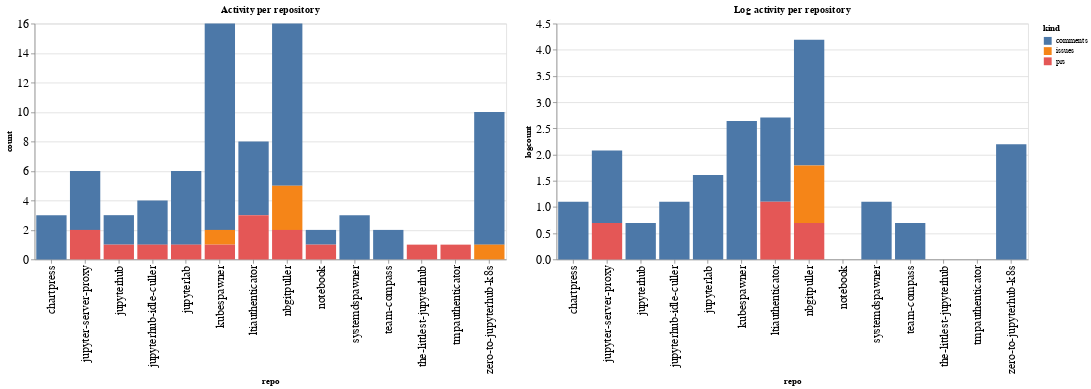

Here is the notebook cell this chart was saved with:
### Code cell
ch1 = alt.Chart(repo_summaries, width=600, title="Activity per repository").mark_bar().encode(
    x='repo',
    y='count',
    color='kind',
    tooltip="kind"
)

ch2 = alt.Chart(repo_summaries, width=600, title="Log activity per repository").mark_bar().encode(
    x='repo',
    y='logcount',
    color='kind',
    tooltip="kind"
)

ch1 | ch2

### Figure 1 — Vega-Lite specification as saved in the notebook (floating-point values rounded to 4 significant figures)
{"config": {"axisLeft": {"labelFontSize": 15}, "axisBottom": {"labelFontSize": 15}}, "hconcat": [{"mark": "bar", "encoding": {"color": {"type": "nominal", "field": "kind"}, "tooltip": {"type": "nominal", "field": "kind"}, "x": {"type": "nominal", "field": "repo"}, "y": {"type": "quantitative", "field": "count"}}, "title": "Activity per repository", "width": 600}, {"mark": "bar", "encoding": {"color": {"type": "nominal", "field": "kind"}, "tooltip": {"type": "nominal", "field": "kind"}, "x": {"type": "nominal", "field": "repo"}, "y": {"type": "quantitative", "field": "logcount"}}, "title": "Log activity per repository", "width": 600}], "data": {"name": "data-fcc1d96bed0dca783c58b940b6870502"}, "$schema": "https://vega.github.io/schema/vega-lite/v4.8.1.json", "datasets": {"data-fcc1d96bed0dca783c58b940b6870502": [{"repo": "chartpress", "kind": "comments", "count": 3, "logcount": 1.099}, {"repo": "jupyter-server-proxy", "kind": "comments", "count": 4, "logcount": 1.386}, {"repo": "jupyter-server-proxy", "kind": "prs", "count": 2, "logcount": 0.6931}, {"repo": "jupyterhub", "kind": "comments", "count": 2, "logcount": 0.6931}, {"repo": "jupyterhub", "kind": "prs", "count": 1, "logcount": 0.0}, {"repo": "jupyterhub-idle-culler", "kind": "comments", "count": 3, "logcount": 1.099}, {"repo": "jupyterhub-idle-culler", "kind": "prs", "count": 1, "logcount": 0.0}, {"repo": "jupyterlab", "kind": "comments", "count": 5, "logcount": 1.609}, {"repo": "jupyterlab", "kind": "prs", "count": 1, "logcount": 0.0}, {"repo": "kubespawner", "kind": "comments", "count": 14, "logcount": 2.639}, {"repo": "kubespawner", "kind": "issues", "count": 1, "logcount": 0.0}, {"repo": "kubespawner", "kind": "prs", "count": 1, "logcount": 0.0}, {"repo": "ltiauthenticator", "kind": "comments", "count": 5, "logcount": 1.609}, {"repo": "ltiauthenticator", "kind": "prs", "count": 3, "logcount": 1.099}, {"repo": "nbgitpuller", "kind": "comments", "count": 11, "logcount": 2.398}, {"repo": "nbgitpuller", "kind": "issues", "count": 3, "logcount": 1.099}, {"repo": "nbgitpuller", "kind": "prs", "count": 2, "logcount": 0.6931}, {"repo": "notebook", "kind": "comments", "count": 1, "logcount": 0.0}, {"repo": "notebook", "kind": "prs", "count": 1, "logcount": 0.0}, {"repo": "systemdspawner", "kind": "comments", "count": 3, "logcount": 1.099}, {"repo": "team-compass", "kind": "comments", "count": 2, "logcount": 0.6931}, {"repo": "the-littlest-jupyterhub", "kind": "prs", "count": 1, "logcount": 0.0}, {"repo": "tmpauthenticator", "kind": "prs", "count": 1, "logcount": 0.0}, {"repo": "zero-to-jupyterhub-k8s", "kind": "comments", "count": 9, "logcount": 2.197}, {"repo": "zero-to-jupyterhub-k8s", "kind": "issues", "count": 1, "logcount": 0.0}]}}
